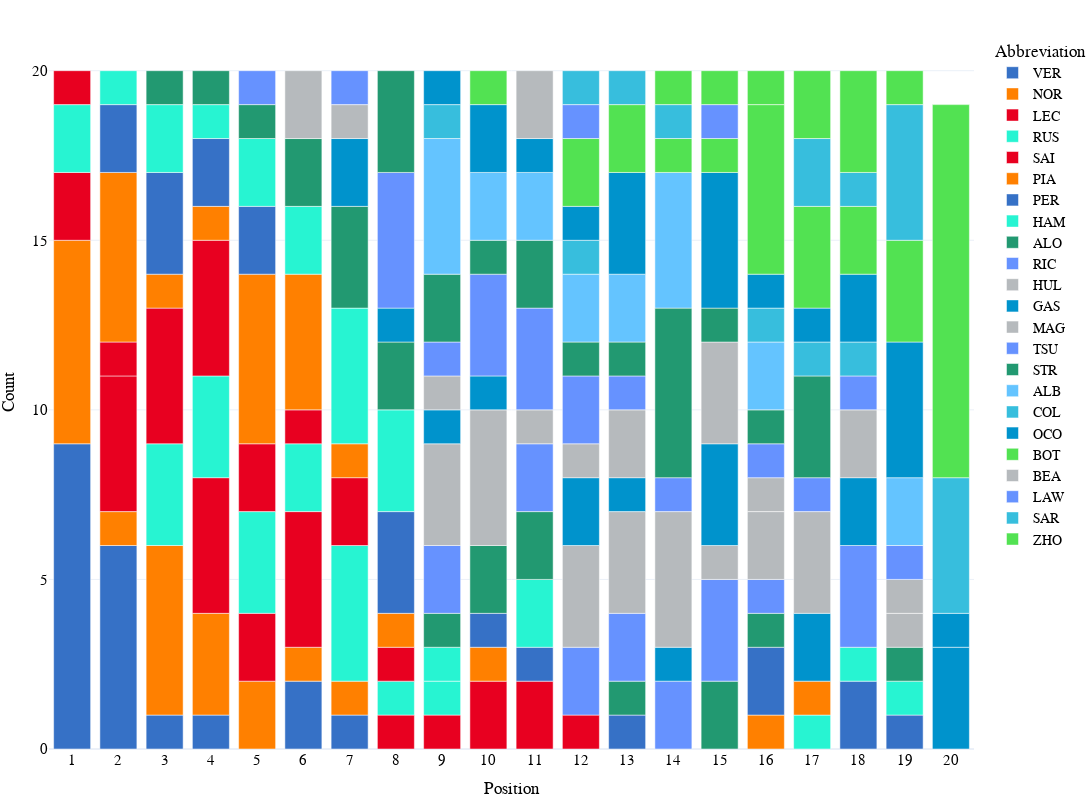

Notebook code for this chart:
### Code cell
fig_qualy=px.bar(grouped_qualy, 
           x="Position", 
           y='Count', 
           color='Abbreviation',
        #    title="Race Position Counts By Driver for the {} F1 Season".format(year),
           height=800, 
           width=1200, 
           template="plotly_white",
           color_discrete_map={
                "ALB": "#64C4FF",
                 "ALO": "#229971",
                 "BEA": "#B6BABD",
                 "BOT": "#52e252",
                 "COL": "#37BEDD",
                 "GAS": "#0093cc",
                 "HAM": "#27F4D2",
                 "HUL": "#B6BABD",
                 "LAW": "#6692FF",
                 "LEC": "#E80020",
                 "MAG": "#B6BABD",
                 "NOR": "#FF8000",
                 "OCO": "#0093cc",
                 "PER": "#3671C6",
                 "PIA": "#FF8000",
                 "RIC": "#6692FF",
                 "RUS": "#27F4D2",
                 "SAI": "#E80020",
                 "SAR": "#37BEDD",
                 "STR": "#229971",
                 "TSU": "#6692FF",
                 "VER": "#3671C6",
                 "ZHO": "#52e252"
            },
            )

fig_qualy.update_layout(
    hoverlabel=dict(
        bgcolor="white",
        font_size=16,
        font_family="PT Sans Narrow"
    ),
    title_x=0.5,
    yaxis = dict(tickfont = dict(size=15)),
    xaxis = dict(tickfont = dict(size=15),
    tickmode = 'linear',
    tick0 = 1,
    dtick = 1),
    font=dict(
        family="PT Sans Narrow",
        size=14,
        color="Black"
    ),
    title_font_family="PT Sans Narrow",
        margin=dict(l=5, r=5, t=35, b=5)
)
# fig.update_traces(marker={'size': 12})

### Figure 1 — Plotly figure (JSON) as saved in the notebook; plotly's stock layout.template omitted (floating-point values rounded to 4 significant figures)
{"data": [{"alignmentgroup": "True", "hovertemplate": "Abbreviation=VER<br>Position=%{x}<br>Count=%{y}<extra></extra>", "legendgroup": "VER", "marker": {"color": "#3671C6", "pattern": {"shape": ""}}, "name": "VER", "offsetgroup": "VER", "orientation": "v", "showlegend": true, "textposition": "auto", "type": "bar", "x": [1, 2, 3, 4, 6, 7], "xaxis": "x", "y": [9, 6, 1, 1, 2, 1], "yaxis": "y"}, {"alignmentgroup": "True", "hovertemplate": "Abbreviation=NOR<br>Position=%{x}<br>Count=%{y}<extra></extra>", "legendgroup": "NOR", "marker": {"color": "#FF8000", "pattern": {"shape": ""}}, "name": "NOR", "offsetgroup": "NOR", "orientation": "v", "showlegend": true, "textposition": "auto", "type": "bar", "x": [1, 2, 3, 4, 5, 6, 7, 16], "xaxis": "x", "y": [6, 1, 5, 3, 2, 1, 1, 1], "yaxis": "y"}, {"alignmentgroup": "True", "hovertemplate": "Abbreviation=LEC<br>Position=%{x}<br>Count=%{y}<extra></extra>", "legendgroup": "LEC", "marker": {"color": "#E80020", "pattern": {"shape": ""}}, "name": "LEC", "offsetgroup": "LEC", "orientation": "v", "showlegend": true, "textposition": "auto", "type": "bar", "x": [1, 2, 4, 5, 6, 8, 9, 11], "xaxis": "x", "y": [2, 4, 4, 2, 4, 1, 1, 2], "yaxis": "y"}, {"alignmentgroup": "True", "hovertemplate": "Abbreviation=RUS<br>Position=%{x}<br>Count=%{y}<extra></extra>", "legendgroup": "RUS", "marker": {"color": "#27F4D2", "pattern": {"shape": ""}}, "name": "RUS", "offsetgroup": "RUS", "orientation": "v", "showlegend": true, "textposition": "auto", "type": "bar", "x": [1, 3, 4, 5, 6, 7, 8, 9, 17], "xaxis": "x", "y": [2, 3, 3, 3, 2, 4, 1, 1, 1], "yaxis": "y"}, {"alignmentgroup": "True", "hovertemplate": "Abbreviation=SAI<br>Position=%{x}<br>Count=%{y}<extra></extra>", "legendgroup": "SAI", "marker": {"color": "#E80020", "pattern": {"shape": ""}}, "name": "SAI", "offsetgroup": "SAI", "orientation": "v", "showlegend": true, "textposition": "auto", "type": "bar", "x": [1, 2, 3, 4, 5, 6, 7, 8, 10, 12], "xaxis": "x", "y": [1, 1, 4, 4, 2, 1, 2, 1, 2, 1], "yaxis": "y"}, {"alignmentgroup": "True", "hovertemplate": "Abbreviation=PIA<br>Position=%{x}<br>Count=%{y}<extra></extra>", "legendgroup": "PIA", "marker": {"color": "#FF8000", "pattern": {"shape": ""}}, "name": "PIA", "offsetgroup": "PIA", "orientation": "v", "showlegend": true, "textposition": "auto", "type": "bar", "x": [2, 3, 4, 5, 6, 7, 8, 10, 17], "xaxis": "x", "y": [5, 1, 1, 5, 4, 1, 1, 1, 1], "yaxis": "y"}, {"alignmentgroup": "True", "hovertemplate": "Abbreviation=PER<br>Position=%{x}<br>Count=%{y}<extra></extra>", "legendgroup": "PER", "marker": {"color": "#3671C6", "pattern": {"shape": ""}}, "name": "PER", "offsetgroup": "PER", "orientation": "v", "showlegend": true, "textposition": "auto", "type": "bar", "x": [2, 3, 4, 5, 8, 10, 11, 13, 16, 18, 19], "xaxis": "x", "y": [2, 3, 2, 2, 3, 1, 1, 1, 2, 2, 1], "yaxis": "y"}, {"alignmentgroup": "True", "hovertemplate": "Abbreviation=HAM<br>Position=%{x}<br>Count=%{y}<extra></extra>", "legendgroup": "HAM", "marker": {"color": "#27F4D2", "pattern": {"shape": ""}}, "name": "HAM", "offsetgroup": "HAM", "orientation": "v", "showlegend": true, "textposition": "auto", "type": "bar", "x": [2, 3, 4, 5, 6, 7, 8, 9, 11, 18, 19], "xaxis": "x", "y": [1, 2, 1, 2, 2, 4, 3, 1, 2, 1, 1], "yaxis": "y"}, {"alignmentgroup": "True", "hovertemplate": "Abbreviation=ALO<br>Position=%{x}<br>Count=%{y}<extra></extra>", "legendgroup": "ALO", "marker": {"color": "#229971", "pattern": {"shape": ""}}, "name": "ALO", "offsetgroup": "ALO", "orientation": "v", "showlegend": true, "textposition": "auto", "type": "bar", "x": [3, 4, 5, 6, 7, 8, 9, 10, 11, 13, 15, 16, 19], "xaxis": "x", "y": [1, 1, 1, 2, 3, 2, 1, 2, 2, 1, 2, 1, 1], "yaxis": "y"}, {"alignmentgroup": "True", "hovertemplate": "Abbreviation=RIC<br>Position=%{x}<br>Count=%{y}<extra></extra>", "legendgroup": "RIC", "marker": {"color": "#6692FF", "pattern": {"shape": ""}}, "name": "RIC", "offsetgroup": "RIC", "orientation": "v", "showlegend": true, "textposition": "auto", "type": "bar", "x": [5, 9, 11, 12, 13, 14, 15, 16, 18], "xaxis": "x", "y": [1, 2, 2, 2, 2, 2, 3, 1, 3], "yaxis": "y"}, {"alignmentgroup": "True", "hovertemplate": "Abbreviation=HUL<br>Position=%{x}<br>Count=%{y}<extra></extra>", "legendgroup": "HUL", "marker": {"color": "#B6BABD", "pattern": {"shape": ""}}, "name": "HUL", "offsetgroup": "HUL", "orientation": "v", "showlegend": true, "textposition": "auto", "type": "bar", "x": [6, 9, 10, 11, 12, 13, 15, 16, 19], "xaxis": "x", "y": [2, 3, 4, 1, 3, 3, 1, 2, 1], "yaxis": "y"}, {"alignmentgroup": "True", "hovertemplate": "Abbreviation=GAS<br>Position=%{x}<br>Count=%{y}<extra></extra>", "legendgroup": "GAS", "marker": {"color": "#0093cc", "pattern": {"shape": ""}}, "name": "GAS", "offsetgroup": "GAS", "orientation": "v", "showlegend": true, "textposition": "auto", "type": "bar", "x": [7, 8, 9, 10, 12, 13, 14, 15, 17, 18, 20], "xaxis": "x", "y": [2, 1, 1, 1, 2, 1, 1, 3, 2, 2, 3], "yaxis": "y"}, {"alignmentgroup": "True", "hovertemplate": "Abbreviation=MAG<br>Position=%{x}<br>Count=%{y}<extra></extra>", "legendgroup": "MAG", "marker": {"color": "#B6BABD", "pattern": {"shape": ""}}, "name": "MAG", "offsetgroup": "MAG", "orientation": "v", "showlegend": true, "textposition": "auto", "type": "bar", "x": [7, 9, 12, 13, 14, 15, 16, 17, 18, 19], "xaxis": "x", "y": [1, 1, 1, 2, 4, 3, 1, 3, 2, 1], "yaxis": "y"}, {"alignmentgroup": "True", "hovertemplate": "Abbreviation=TSU<br>Position=%{x}<br>Count=%{y}<extra></extra>", "legendgroup": "TSU", "marker": {"color": "#6692FF", "pattern": {"shape": ""}}, "name": "TSU", "offsetgroup": "TSU", "orientation": "v", "showlegend": true, "textposition": "auto", "type": "bar", "x": [7, 8, 9, 10, 11, 12, 13, 14, 16, 17, 18, 19], "xaxis": "x", "y": [1, 4, 1, 3, 3, 2, 1, 1, 1, 1, 1, 1], "yaxis": "y"}, {"alignmentgroup": "True", "hovertemplate": "Abbreviation=STR<br>Position=%{x}<br>Count=%{y}<extra></extra>", "legendgroup": "STR", "marker": {"color": "#229971", "pattern": {"shape": ""}}, "name": "STR", "offsetgroup": "STR", "orientation": "v", "showlegend": true, "textposition": "auto", "type": "bar", "x": [8, 9, 10, 11, 12, 13, 14, 15, 16, 17], "xaxis": "x", "y": [3, 2, 1, 2, 1, 1, 5, 1, 1, 3], "yaxis": "y"}, {"alignmentgroup": "True", "hovertemplate": "Abbreviation=ALB<br>Position=%{x}<br>Count=%{y}<extra></extra>", "legendgroup": "ALB", "marker": {"color": "#64C4FF", "pattern": {"shape": ""}}, "name": "ALB", "offsetgroup": "ALB", "orientation": "v", "showlegend": true, "textposition": "auto", "type": "bar", "x": [9, 10, 11, 12, 13, 14, 16, 19], "xaxis": "x", "y": [4, 2, 2, 2, 2, 4, 2, 2], "yaxis": "y"}, {"alignmentgroup": "True", "hovertemplate": "Abbreviation=COL<br>Position=%{x}<br>Count=%{y}<extra></extra>", "legendgroup": "COL", "marker": {"color": "#37BEDD", "pattern": {"shape": ""}}, "name": "COL", "offsetgroup": "COL", "orientation": "v", "showlegend": true, "textposition": "auto", "type": "bar", "x": [9, 12, 16, 17, 18], "xaxis": "x", "y": [1, 1, 1, 1, 1], "yaxis": "y"}, {"alignmentgroup": "True", "hovertemplate": "Abbreviation=OCO<br>Position=%{x}<br>Count=%{y}<extra></extra>", "legendgroup": "OCO", "marker": {"color": "#0093cc", "pattern": {"shape": ""}}, "name": "OCO", "offsetgroup": "OCO", "orientation": "v", "showlegend": true, "textposition": "auto", "type": "bar", "x": [9, 10, 11, 12, 13, 15, 16, 17, 18, 19, 20], "xaxis": "x", "y": [1, 2, 1, 1, 3, 4, 1, 1, 2, 4, 1], "yaxis": "y"}, {"alignmentgroup": "True", "hovertemplate": "Abbreviation=BOT<br>Position=%{x}<br>Count=%{y}<extra></extra>", "legendgroup": "BOT", "marker": {"color": "#52e252", "pattern": {"shape": ""}}, "name": "BOT", "offsetgroup": "BOT", "orientation": "v", "showlegend": true, "textposition": "auto", "type": "bar", "x": [10, 12, 13, 14, 15, 16, 17, 18, 19], "xaxis": "x", "y": [1, 2, 2, 1, 1, 5, 3, 2, 3], "yaxis": "y"}, {"alignmentgroup": "True", "hovertemplate": "Abbreviation=BEA<br>Position=%{x}<br>Count=%{y}<extra></extra>", "legendgroup": "BEA", "marker": {"color": "#B6BABD", "pattern": {"shape": ""}}, "name": "BEA", "offsetgroup": "BEA", "orientation": "v", "showlegend": true, "textposition": "auto", "type": "bar", "x": [11], "xaxis": "x", "y": [2], "yaxis": "y"}, {"alignmentgroup": "True", "hovertemplate": "Abbreviation=LAW<br>Position=%{x}<br>Count=%{y}<extra></extra>", "legendgroup": "LAW", "marker": {"color": "#6692FF", "pattern": {"shape": ""}}, "name": "LAW", "offsetgroup": "LAW", "orientation": "v", "showlegend": true, "textposition": "auto", "type": "bar", "x": [12, 15], "xaxis": "x", "y": [1, 1], "yaxis": "y"}, {"alignmentgroup": "True", "hovertemplate": "Abbreviation=SAR<br>Position=%{x}<br>Count=%{y}<extra></extra>", "legendgroup": "SAR", "marker": {"color": "#37BEDD", "pattern": {"shape": ""}}, "name": "SAR", "offsetgroup": "SAR", "orientation": "v", "showlegend": true, "textposition": "auto", "type": "bar", "x": [12, 13, 14, 17, 18, 19, 20], "xaxis": "x", "y": [1, 1, 1, 2, 1, 4, 4], "yaxis": "y"}, {"alignmentgroup": "True", "hovertemplate": "Abbreviation=ZHO<br>Position=%{x}<br>Count=%{y}<extra></extra>", "legendgroup": "ZHO", "marker": {"color": "#52e252", "pattern": {"shape": ""}}, "name": "ZHO", "offsetgroup": "ZHO", "orientation": "v", "showlegend": true, "textposition": "auto", "type": "bar", "x": [14, 15, 16, 17, 18, 19, 20], "xaxis": "x", "y": [1, 1, 1, 2, 3, 1, 11], "yaxis": "y"}], "layout": {"barmode": "relative", "font": {"color": "Black", "family": "PT Sans Narrow", "size": 14}, "height": 800, "hoverlabel": {"bgcolor": "white", "font": {"family": "PT Sans Narrow", "size": 16}}, "legend": {"title": {"text": "Abbreviation"}, "tracegroupgap": 0}, "margin": {"b": 5, "l": 5, "r": 5, "t": 35}, "title": {"font": {"family": "PT Sans Narrow"}, "x": 0.5}, "width": 1200, "xaxis": {"anchor": "y", "domain": [0, 1], "dtick": 1, "tick0": 1, "tickfont": {"size": 15}, "tickmode": "linear", "title": {"text": "Position"}}, "yaxis": {"anchor": "x", "domain": [0, 1], "tickfont": {"size": 15}, "title": {"text": "Count"}}}}
